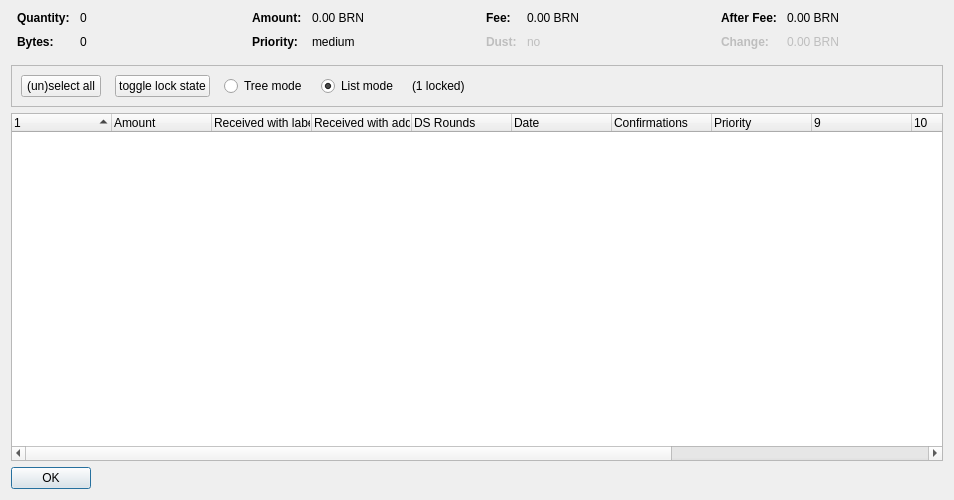
<?xml version="1.0" encoding="UTF-8"?>
<ui version="4.0">
 <class>CoinControlDialog</class>
 <widget class="QDialog" name="CoinControlDialog">
  <property name="geometry">
   <rect>
    <x>0</x>
    <y>0</y>
    <width>954</width>
    <height>500</height>
   </rect>
  </property>
  <property name="windowTitle">
   <string>Coin Selection</string>
  </property>
  <layout class="QVBoxLayout" name="verticalLayout">
   <item>
    <layout class="QHBoxLayout" name="horizontalLayoutTop" stretch="0,0,0,0">
     <property name="topMargin">
      <number>0</number>
     </property>
     <property name="bottomMargin">
      <number>10</number>
     </property>
     <item>
      <layout class="QFormLayout" name="formLayoutCoinControl1">
       <property name="horizontalSpacing">
        <number>10</number>
       </property>
       <property name="verticalSpacing">
        <number>10</number>
       </property>
       <property name="leftMargin">
        <number>6</number>
       </property>
       <property name="rightMargin">
        <number>6</number>
       </property>
       <item row="0" column="0">
        <widget class="QLabel" name="labelCoinControlQuantityText">
         <property name="font">
          <font>
           <weight>75</weight>
           <bold>true</bold>
          </font>
         </property>
         <property name="text">
          <string>Quantity:</string>
         </property>
        </widget>
       </item>
       <item row="0" column="1">
        <widget class="QLabel" name="labelCoinControlQuantity">
         <property name="cursor">
          <cursorShape>IBeamCursor</cursorShape>
         </property>
         <property name="contextMenuPolicy">
          <enum>Qt::ActionsContextMenu</enum>
         </property>
         <property name="text">
          <string notr="true">0</string>
         </property>
         <property name="textInteractionFlags">
          <set>Qt::LinksAccessibleByMouse|Qt::TextSelectableByKeyboard|Qt::TextSelectableByMouse</set>
         </property>
        </widget>
       </item>
       <item row="1" column="0">
        <widget class="QLabel" name="labelCoinControlBytesText">
         <property name="font">
          <font>
           <weight>75</weight>
           <bold>true</bold>
          </font>
         </property>
         <property name="text">
          <string>Bytes:</string>
         </property>
        </widget>
       </item>
       <item row="1" column="1">
        <widget class="QLabel" name="labelCoinControlBytes">
         <property name="cursor">
          <cursorShape>IBeamCursor</cursorShape>
         </property>
         <property name="contextMenuPolicy">
          <enum>Qt::ActionsContextMenu</enum>
         </property>
         <property name="text">
          <string notr="true">0</string>
         </property>
         <property name="textInteractionFlags">
          <set>Qt::LinksAccessibleByMouse|Qt::TextSelectableByKeyboard|Qt::TextSelectableByMouse</set>
         </property>
        </widget>
       </item>
      </layout>
     </item>
     <item>
      <layout class="QFormLayout" name="formLayoutCoinControl2">
       <property name="horizontalSpacing">
        <number>10</number>
       </property>
       <property name="verticalSpacing">
        <number>10</number>
       </property>
       <property name="leftMargin">
        <number>6</number>
       </property>
       <property name="rightMargin">
        <number>6</number>
       </property>
       <item row="0" column="0">
        <widget class="QLabel" name="labelCoinControlAmountText">
         <property name="font">
          <font>
           <weight>75</weight>
           <bold>true</bold>
          </font>
         </property>
         <property name="text">
          <string>Amount:</string>
         </property>
        </widget>
       </item>
       <item row="0" column="1">
        <widget class="QLabel" name="labelCoinControlAmount">
         <property name="cursor">
          <cursorShape>IBeamCursor</cursorShape>
         </property>
         <property name="contextMenuPolicy">
          <enum>Qt::ActionsContextMenu</enum>
         </property>
         <property name="text">
          <string notr="true">0.00 BRN</string>
         </property>
         <property name="textInteractionFlags">
          <set>Qt::LinksAccessibleByMouse|Qt::TextSelectableByKeyboard|Qt::TextSelectableByMouse</set>
         </property>
        </widget>
       </item>
       <item row="1" column="0">
        <widget class="QLabel" name="labelCoinControlPriorityText">
         <property name="font">
          <font>
           <weight>75</weight>
           <bold>true</bold>
          </font>
         </property>
         <property name="text">
          <string>Priority:</string>
         </property>
        </widget>
       </item>
       <item row="1" column="1">
        <widget class="QLabel" name="labelCoinControlPriority">
         <property name="cursor">
          <cursorShape>IBeamCursor</cursorShape>
         </property>
         <property name="contextMenuPolicy">
          <enum>Qt::ActionsContextMenu</enum>
         </property>
         <property name="text">
          <string>medium</string>
         </property>
         <property name="textInteractionFlags">
          <set>Qt::LinksAccessibleByMouse|Qt::TextSelectableByKeyboard|Qt::TextSelectableByMouse</set>
         </property>
        </widget>
       </item>
      </layout>
     </item>
     <item>
      <layout class="QFormLayout" name="formLayoutCoinControl3">
       <property name="horizontalSpacing">
        <number>10</number>
       </property>
       <property name="verticalSpacing">
        <number>10</number>
       </property>
       <property name="leftMargin">
        <number>6</number>
       </property>
       <property name="rightMargin">
        <number>6</number>
       </property>
       <item row="0" column="0">
        <widget class="QLabel" name="labelCoinControlFeeText">
         <property name="font">
          <font>
           <weight>75</weight>
           <bold>true</bold>
          </font>
         </property>
         <property name="text">
          <string>Fee:</string>
         </property>
        </widget>
       </item>
       <item row="0" column="1">
        <widget class="QLabel" name="labelCoinControlFee">
         <property name="cursor">
          <cursorShape>IBeamCursor</cursorShape>
         </property>
         <property name="contextMenuPolicy">
          <enum>Qt::ActionsContextMenu</enum>
         </property>
         <property name="text">
          <string notr="true">0.00 BRN</string>
         </property>
         <property name="textInteractionFlags">
          <set>Qt::LinksAccessibleByMouse|Qt::TextSelectableByKeyboard|Qt::TextSelectableByMouse</set>
         </property>
        </widget>
       </item>
       <item row="1" column="0">
        <widget class="QLabel" name="labelCoinControlLowOutputText">
         <property name="enabled">
          <bool>false</bool>
         </property>
         <property name="font">
          <font>
           <weight>75</weight>
           <bold>true</bold>
          </font>
         </property>
         <property name="text">
          <string>Dust:</string>
         </property>
        </widget>
       </item>
       <item row="1" column="1">
        <widget class="QLabel" name="labelCoinControlLowOutput">
         <property name="enabled">
          <bool>false</bool>
         </property>
         <property name="cursor">
          <cursorShape>IBeamCursor</cursorShape>
         </property>
         <property name="contextMenuPolicy">
          <enum>Qt::ActionsContextMenu</enum>
         </property>
         <property name="text">
          <string>no</string>
         </property>
         <property name="textInteractionFlags">
          <set>Qt::LinksAccessibleByMouse|Qt::TextSelectableByKeyboard|Qt::TextSelectableByMouse</set>
         </property>
        </widget>
       </item>
      </layout>
     </item>
     <item>
      <layout class="QFormLayout" name="formLayoutCoinControl4">
       <property name="horizontalSpacing">
        <number>10</number>
       </property>
       <property name="verticalSpacing">
        <number>10</number>
       </property>
       <property name="leftMargin">
        <number>6</number>
       </property>
       <property name="rightMargin">
        <number>6</number>
       </property>
       <item row="0" column="0">
        <widget class="QLabel" name="labelCoinControlAfterFeeText">
         <property name="font">
          <font>
           <weight>75</weight>
           <bold>true</bold>
          </font>
         </property>
         <property name="text">
          <string>After Fee:</string>
         </property>
        </widget>
       </item>
       <item row="0" column="1">
        <widget class="QLabel" name="labelCoinControlAfterFee">
         <property name="cursor">
          <cursorShape>IBeamCursor</cursorShape>
         </property>
         <property name="contextMenuPolicy">
          <enum>Qt::ActionsContextMenu</enum>
         </property>
         <property name="text">
          <string notr="true">0.00 BRN</string>
         </property>
         <property name="textInteractionFlags">
          <set>Qt::LinksAccessibleByMouse|Qt::TextSelectableByKeyboard|Qt::TextSelectableByMouse</set>
         </property>
        </widget>
       </item>
       <item row="1" column="0">
        <widget class="QLabel" name="labelCoinControlChangeText">
         <property name="enabled">
          <bool>false</bool>
         </property>
         <property name="font">
          <font>
           <weight>75</weight>
           <bold>true</bold>
          </font>
         </property>
         <property name="text">
          <string>Change:</string>
         </property>
        </widget>
       </item>
       <item row="1" column="1">
        <widget class="QLabel" name="labelCoinControlChange">
         <property name="enabled">
          <bool>false</bool>
         </property>
         <property name="cursor">
          <cursorShape>IBeamCursor</cursorShape>
         </property>
         <property name="contextMenuPolicy">
          <enum>Qt::ActionsContextMenu</enum>
         </property>
         <property name="text">
          <string notr="true">0.00 BRN</string>
         </property>
         <property name="textInteractionFlags">
          <set>Qt::LinksAccessibleByMouse|Qt::TextSelectableByKeyboard|Qt::TextSelectableByMouse</set>
         </property>
        </widget>
       </item>
      </layout>
     </item>
    </layout>
   </item>
   <item>
    <widget class="QFrame" name="frame">
     <property name="minimumSize">
      <size>
       <width>0</width>
       <height>40</height>
      </size>
     </property>
     <property name="frameShape">
      <enum>QFrame::StyledPanel</enum>
     </property>
     <property name="frameShadow">
      <enum>QFrame::Sunken</enum>
     </property>
     <layout class="QHBoxLayout" name="horizontalLayout">
      <item>
       <layout class="QHBoxLayout" name="horizontalLayoutPanel" stretch="0,0,0,0,0,0">
        <property name="spacing">
         <number>14</number>
        </property>
        <item>
         <widget class="QPushButton" name="pushButtonSelectAll">
          <property name="sizePolicy">
           <sizepolicy hsizetype="Maximum" vsizetype="Fixed">
            <horstretch>0</horstretch>
            <verstretch>0</verstretch>
           </sizepolicy>
          </property>
          <property name="text">
           <string>(un)select all</string>
          </property>
          <property name="autoDefault">
           <bool>false</bool>
          </property>
         </widget>
        </item>
        <item>
         <widget class="QPushButton" name="pushButtonToggleLock">
          <property name="sizePolicy">
           <sizepolicy hsizetype="Maximum" vsizetype="Fixed">
            <horstretch>0</horstretch>
            <verstretch>0</verstretch>
           </sizepolicy>
          </property>
          <property name="text">
           <string>toggle lock state</string>
          </property>
          <property name="autoDefault">
           <bool>false</bool>
          </property>
         </widget>
        </item>
        <item>
         <widget class="QRadioButton" name="radioTreeMode">
          <property name="sizePolicy">
           <sizepolicy hsizetype="Maximum" vsizetype="Fixed">
            <horstretch>0</horstretch>
            <verstretch>0</verstretch>
           </sizepolicy>
          </property>
          <property name="text">
           <string>Tree mode</string>
          </property>
         </widget>
        </item>
        <item>
         <widget class="QRadioButton" name="radioListMode">
          <property name="sizePolicy">
           <sizepolicy hsizetype="Maximum" vsizetype="Fixed">
            <horstretch>0</horstretch>
            <verstretch>0</verstretch>
           </sizepolicy>
          </property>
          <property name="text">
           <string>List mode</string>
          </property>
          <property name="checked">
           <bool>true</bool>
          </property>
         </widget>
        </item>
        <item>
         <widget class="QLabel" name="labelLocked">
          <property name="text">
           <string>(1 locked)</string>
          </property>
         </widget>
        </item>
        <item>
         <spacer name="horizontalSpacer">
          <property name="orientation">
           <enum>Qt::Horizontal</enum>
          </property>
          <property name="sizeHint" stdset="0">
           <size>
            <width>40</width>
            <height>20</height>
           </size>
          </property>
         </spacer>
        </item>
       </layout>
      </item>
     </layout>
    </widget>
   </item>
   <item>
    <widget class="CoinControlTreeWidget" name="treeWidget">
     <property name="contextMenuPolicy">
      <enum>Qt::CustomContextMenu</enum>
     </property>
     <property name="sortingEnabled">
      <bool>false</bool>
     </property>
     <property name="columnCount">
      <number>13</number>
     </property>
     <attribute name="headerShowSortIndicator" stdset="0">
      <bool>true</bool>
     </attribute>
     <attribute name="headerStretchLastSection">
      <bool>false</bool>
     </attribute>
     <column>
      <property name="text">
       <string/>
      </property>
     </column>
     <column>
      <property name="text">
       <string>Amount</string>
      </property>
     </column>
     <column>
      <property name="text">
       <string>Received with label</string>
      </property>
     </column>
     <column>
      <property name="text">
       <string>Received with address</string>
      </property>
     </column>
     <column>
      <property name="text">
       <string>DS Rounds</string>
      </property>
     </column>
     <column>
      <property name="text">
       <string>Date</string>
      </property>
     </column>
     <column>
      <property name="text">
       <string>Confirmations</string>
      </property>
      <property name="toolTip">
       <string>Confirmed</string>
      </property>
     </column>
     <column>
      <property name="text">
       <string>Priority</string>
      </property>
     </column>
     <column>
      <property name="text">
       <string/>
      </property>
     </column>
     <column>
      <property name="text">
       <string/>
      </property>
     </column>
     <column>
      <property name="text">
       <string/>
      </property>
     </column>
     <column>
      <property name="text">
       <string/>
      </property>
     </column>
     <column>
      <property name="text">
       <string/>
      </property>
     </column>
    </widget>
   </item>
   <item>
    <widget class="QDialogButtonBox" name="buttonBox">
     <property name="sizePolicy">
      <sizepolicy hsizetype="Maximum" vsizetype="Fixed">
       <horstretch>0</horstretch>
       <verstretch>0</verstretch>
      </sizepolicy>
     </property>
     <property name="orientation">
      <enum>Qt::Horizontal</enum>
     </property>
     <property name="standardButtons">
      <set>QDialogButtonBox::Ok</set>
     </property>
    </widget>
   </item>
  </layout>
 </widget>
 <customwidgets>
  <customwidget>
   <class>CoinControlTreeWidget</class>
   <extends>QTreeWidget</extends>
   <header>coincontroltreewidget.h</header>
  </customwidget>
 </customwidgets>
 <resources/>
 <connections/>
</ui>
